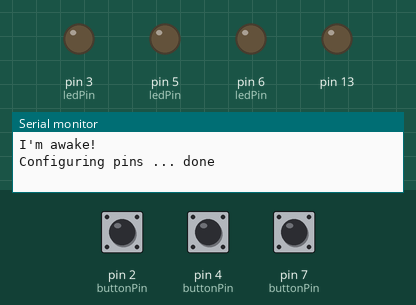
Recording of a sketch running on a simulated Arduino Nano, built with avr-gcc and run on an emulated ATmega328P. Parts: output pins drawn as LEDs (lit = HIGH), the last lines printed to the serial monitor. Inputs (shaded band) come from the test bench; at power-on: pin 2 (buttonPin) HIGH, pin 4 (buttonPin) HIGH, pin 7 (buttonPin) HIGH.

Above: at 1.2 s.
1.3 s: pin 2 (buttonPin) pulled LOW for 0.15 s
At 1.7 s:
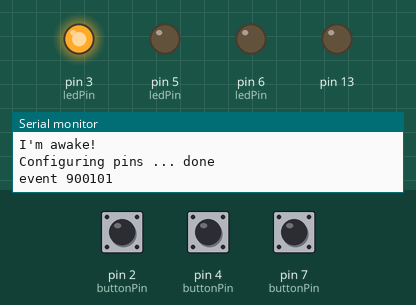
2.9 s: pin 4 (buttonPin) pulled LOW for 0.15 s
At 4.1 s:
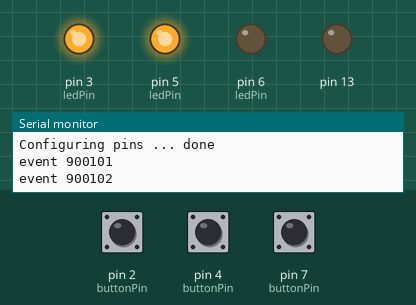
4.5 s: pin 7 (buttonPin) pulled LOW for 0.15 s
At 5.4 s:
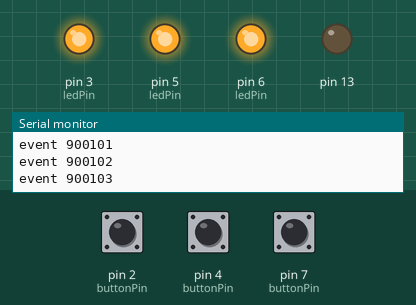
6.1 s: pin 2 (buttonPin) pulled LOW for 1 s
At 6.6 s:
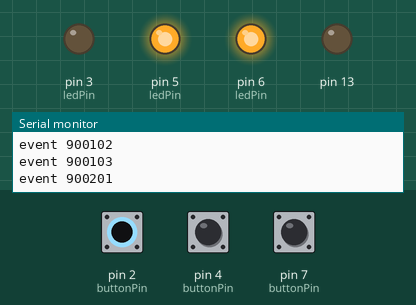
8.6 s: pin 4 (buttonPin) pulled LOW for 1 s
At 9.7 s:
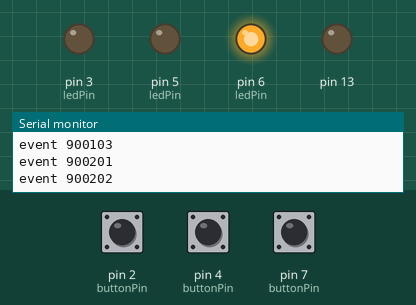
11.1 s: pin 2 (buttonPin) pulled LOW for 0.15 s
At 11.6 s:
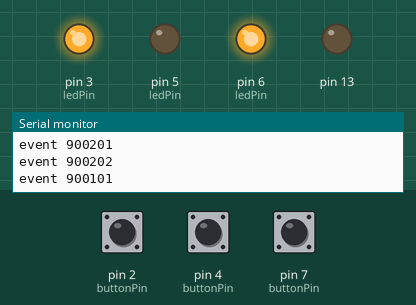
Timing chart, 0 to 13.7 s (numbered marks = the images above; inputs shaded):
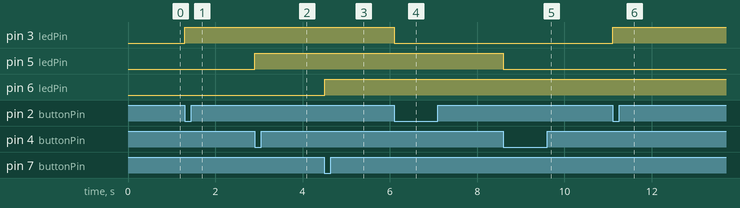

Measured:
- after the input at 1.3 s, pin 3 (ledPin): LOW → HIGH at once
- after the input at 2.9 s, pin 5 (ledPin): LOW → HIGH at once
- after the input at 4.5 s, pin 6 (ledPin): LOW → HIGH at once
- after the input at 6.1 s, pin 3 (ledPin): HIGH → LOW at once
- after the input at 8.6 s, pin 5 (ledPin): HIGH → LOW at once
- after the input at 11.1 s, pin 3 (ledPin): LOW → HIGH at once

The sketch:

ArcadeButtons.ino
```cpp
// Arduino NANO
//
//  D12 D11 D10 D09 D08 D07 D06 D05 D04 D03 D02 GND RST RX0 TX1
//
//  D13 3V3 ARF A00 A01 A02 A03 A04 A05 A06 A07 +5V RST GND VIN

// PWM enabled:   D3 D5 D6 D9 D10 D11
// Ethernet uses: D10-D13


//
// Button/Led: B2 L2 L1 B1 L0 B0
// Arduino:    D7 D6 D5 D4 D3 D2

// Definitions

// Button and LED mapping
int nbuttons = 3;
int ledPin[] = {PD3, PD5, PD6};
int buttonPin[] = {PD2, PD4, PD7};
byte buttonMask[] = { 0b100, 0b10000, 0b10000000 };

// Anti stutter
unsigned long button_timeout = 100;
volatile unsigned long last_interrupt[] = {0, 0, 0};

long eventCodeOn[] =  {900101, 900102, 900103};
long eventCodeOff[] = {900201, 900202, 900203};

// State
volatile int state[] = {0, 0, 0};
volatile int change[] = {0, 0, 0};

void setup() {
  Serial.begin(9600);
  Serial.println("I'm awake!");
  pinMode(13, OUTPUT);
  status(1);
  Serial.print("Configuring pins ...");
  configure_input_pins();
  Serial.println(" done");
  status(0);
}

void loop() {
  // put your main code here, to run repeatedly:
  manageLights();
  delay(50);
}

void manageLights() {
  for (int i=0; i<3; i++) {
    sei();
    if (state[i] != change[i]) {
      state[i] = change[i];
      if ( state[i] ) { on(i); } else { off(i); };
      call_api(i);
    }
    cli();
  }
}

void status(int on) {
  digitalWrite(13,on);
}


void pciSetup(byte pin)
{
    *digitalPinToPCMSK(pin) |= bit (digitalPinToPCMSKbit(pin));  // enable pin
    PCIFR  |= bit (digitalPinToPCICRbit(pin)); // clear any outstanding interrupt
    PCICR  |= bit (digitalPinToPCICRbit(pin)); // enable interrupt for the group
}

ISR (PCINT2_vect) // handle pin change interrupt for D0 to D7 here
 {
    sei();
    byte pin = PIND & (buttonMask[0]|buttonMask[1]|buttonMask[2]) ;
    for ( int button = 0; button<3; button++ ) {
      if ( ( pin & buttonMask[button] ) == 0 & check_timeout(button) ) {
        change[button] = state[button] ? 0:1;
      }
    }
    cli();
 }

boolean check_timeout(int button) {
  if ( last_interrupt[button] + button_timeout < millis() ) {
    last_interrupt[button] = millis();
    return true;
  }
  else {
    return false;
  }
}


void configure_input_pins() {
  for (int button = 0 ; button < nbuttons ; button++) {
    pinMode(buttonPin[button], INPUT_PULLUP);
    pciSetup(buttonPin[button]);
    pinMode(ledPin[button], OUTPUT);
  }
}

void toggle_lights(int pin) {
  if ( state[pin] ) {
    off(pin);
  }
  else {
    on(pin);
  }
}

void call_api(int pin) {
  char buffer[256];
  if ( long event = state[pin] ? eventCodeOn[pin] : eventCodeOff[pin] ) {
    Serial.print("event ");
    Serial.println(event);
  }
}

void on(int led) {
  if (led<0 or led>nbuttons) { return; };
  state[led] = 1;
  digitalWrite(ledPin[led],1);
}

void off(int led) {
  if (led<0 or led>nbuttons) { return; };
  state[led] = 0;
  digitalWrite(ledPin[led],0);
}
```
